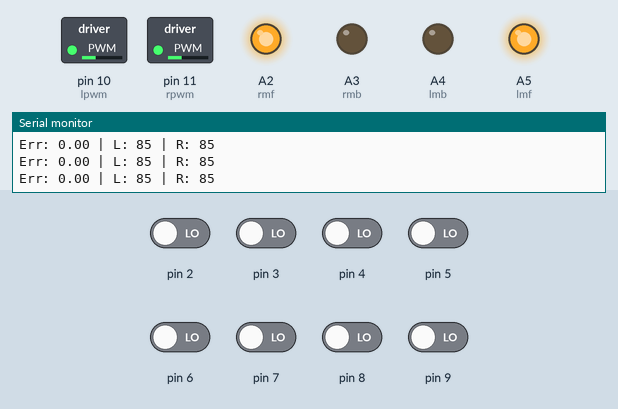
Simulated run of this sketch. Board: Arduino Uno, built with avr-gcc and run on an emulated ATmega328P. Parts: switched loads named in the sketch (green lamp = pin HIGH), output pins drawn as LEDs (lit = HIGH), the last lines printed to the serial monitor. The test bench sets the inputs (shaded band); at power-on: pin 2–9 LOW.

Above: at 1.2 s.
1.3 s: pin 2 driven HIGH
At 2.5 s:
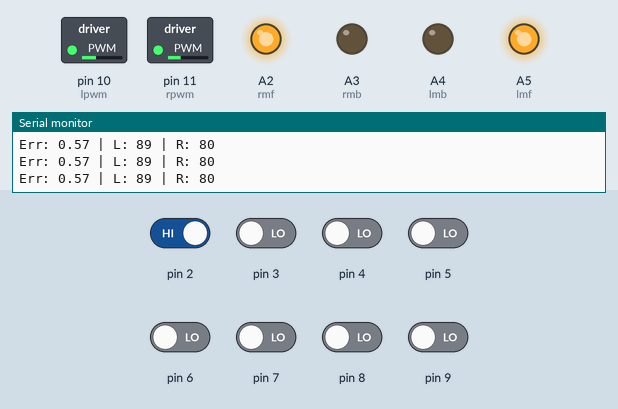
2.8 s: pin 8 driven HIGH
At 3.3 s:
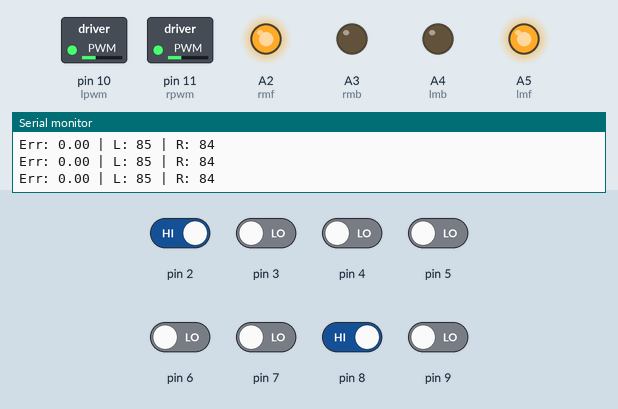
5.8 s: pin 9 driven HIGH
At 7.0 s:
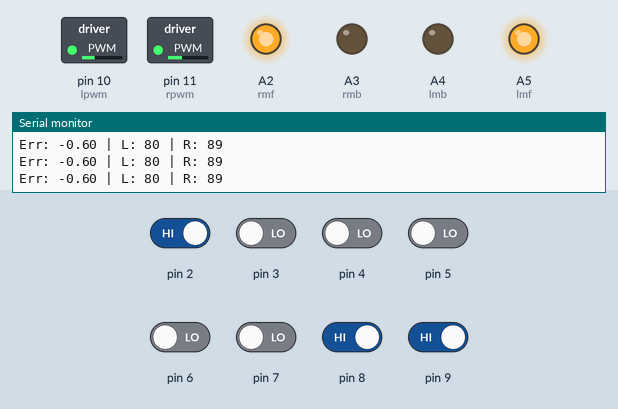
7.3 s: pin 3 driven HIGH
At 7.7 s:
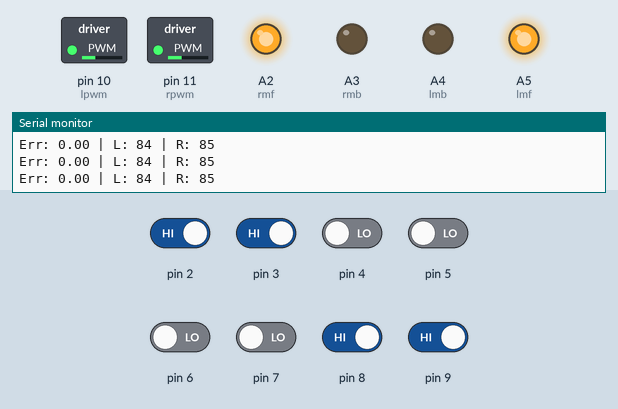
10.3 s: pin 4 driven HIGH
At 11.4 s:
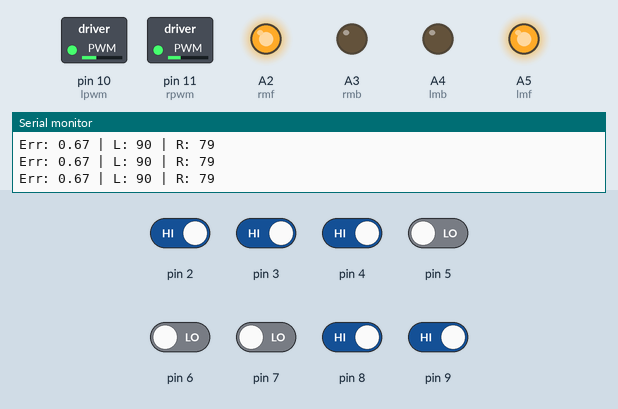
13.3 s: pin 7 driven HIGH
At 14.1 s:
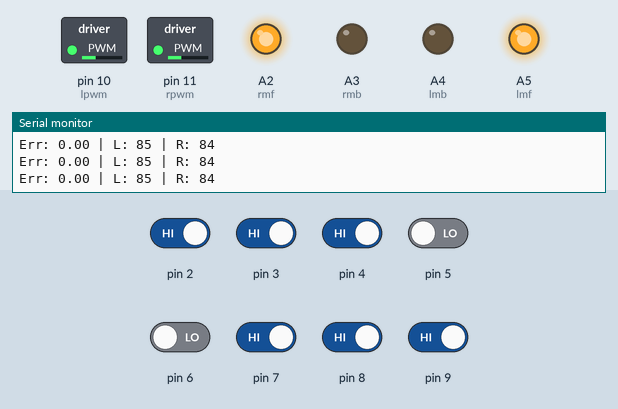
Timing chart, 0 to 16.3 s (numbered marks = the images above; inputs shaded):
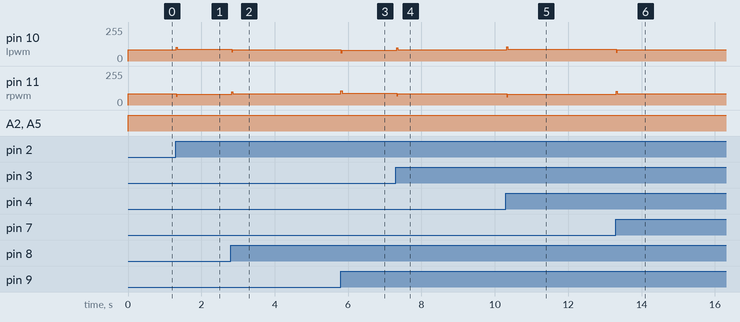

Measured:
- after the input at 1.3 s, pin 10 (lpwm): 85/255 → 89/255 at once; pin 11 (rpwm): 85/255 → 80/255 at once
- after the input at 2.8 s, pin 10 (lpwm): 89/255 → 85/255 at once; pin 11 (rpwm): 80/255 → 84/255 at once
- after the input at 5.8 s, pin 10 (lpwm): 85/255 → 80/255 at once; pin 11 (rpwm): 84/255 → 89/255 at once
- after the input at 7.3 s, pin 10 (lpwm): 80/255 → 84/255 at once; pin 11 (rpwm): 89/255 → 85/255 at once
- after the input at 10.3 s, pin 10 (lpwm): 84/255 → 90/255 at once; pin 11 (rpwm): 85/255 → 79/255 at once
- after the input at 13.3 s, pin 10 (lpwm): 90/255 → 85/255 at once; pin 11 (rpwm): 79/255 → 84/255 at once

The sketch:

line_follower_pid.ino
```cpp
const int lmf = A5;
const int lmb = A4;
const int rmb = A3;
const int rmf = A2;

#define lpwm 10
#define rpwm 11

// Speed
int baseSpeed = 85;
int maxSpeed = 200;
int minSpeed = 45;

// PID Constants
float Kp = 8.0;
float Ki = 0.0003;
float Kd = 28.0;

// PID Variables
float error = 0;
float lastError = 0;
float integral = 0;
float derivative = 0;
float correction = 0;

// Sensor weights
float sensorWeight[8] = {-4, -3, -2, -1, 1, 2, 3, 4};

// Gap handling
int lastDir = 1;
bool gapMode = false;
unsigned long gapStart = 0;
const int gapDelay = 110;


void setup()
{
  for(int i = 2; i <= 9; i++) pinMode(i, INPUT);

  pinMode(lmf, OUTPUT);
  pinMode(lmb, OUTPUT);
  pinMode(rmb, OUTPUT);
  pinMode(rmf, OUTPUT);
  pinMode(lpwm, OUTPUT);
  pinMode(rpwm, OUTPUT);

  Serial.begin(9600);
}

void loop()
{

  int s[8];
  for(int i = 0; i < 8; i++)
    s[i] = digitalRead(i + 2);

  int activeSensors = 0;
  float weightedSum = 0;

  for(int i = 0; i < 8; i++)
  {
    if(s[i] == 0)
    {   // black line
      weightedSum += sensorWeight[i];
      activeSensors++;
    }
  }

  // Lost Line Handling
  if(activeSensors == 0)
  {
    if(!gapMode)
    {
      gapMode = true;
      gapStart = millis();
    }

    if(millis() - gapStart < gapDelay)
    {
      driveMotors(baseSpeed, baseSpeed);
    }
    else
    {
      if(lastDir == -1)
        driveMotors(-minSpeed, minSpeed);
      else
        driveMotors(minSpeed, -minSpeed);
    }
    return;
  }

  gapMode = false;

  error = weightedSum / activeSensors;

  // Small deadzone to reduce micro oscillation
  if(abs(error) < 0.25) error = 0;

  if(error < -0.5) lastDir = -1;
  else if(error > 0.5) lastDir = 1;

  // ===== PID CONTROL =====
  integral += error;
  integral = constrain(integral, -30, 30);  // reduced windup

  derivative = error - lastError;

  correction = (Kp * error) + (Ki * integral) + (Kd * derivative);

  lastError = error;

  int dynamicSpeed;

  if(abs(error) < 0.8)
    dynamicSpeed = baseSpeed;          // straight
  else if(abs(error) < 2)
    dynamicSpeed = baseSpeed - 25;     // medium turn
  else
    dynamicSpeed = baseSpeed - 50;     // sharp turn

  dynamicSpeed = constrain(dynamicSpeed, minSpeed, baseSpeed);

  int leftSpeed  = dynamicSpeed + correction;
  int rightSpeed = dynamicSpeed - correction;

  //Prevent reverse during normal tracking
  leftSpeed  = constrain(leftSpeed,  minSpeed, maxSpeed);
  rightSpeed = constrain(rightSpeed, minSpeed, maxSpeed);

  driveMotors(leftSpeed, rightSpeed);

  // Debug
  Serial.print("Err: "); Serial.print(error);
  Serial.print(" | L: "); Serial.print(leftSpeed);
  Serial.print(" | R: "); Serial.println(rightSpeed);
}

void driveMotors(int leftSpeed, int rightSpeed)
{

  // LEFT MOTOR
  if(leftSpeed >= 0)
  {
    analogWrite(lpwm, leftSpeed);
    digitalWrite(lmf, HIGH);
    digitalWrite(lmb, LOW);
  }
  else
  {
    analogWrite(lpwm, -leftSpeed);
    digitalWrite(lmf, LOW);
    digitalWrite(lmb, HIGH);
  }

  // RIGHT MOTOR
  if(rightSpeed >= 0)
  {
    analogWrite(rpwm, rightSpeed);
    digitalWrite(rmf, HIGH);
    digitalWrite(rmb, LOW);
  }
  else
  {
    analogWrite(rpwm, -rightSpeed);
    digitalWrite(rmf, LOW);
    digitalWrite(rmb, HIGH);
  }
}


void Stop()
{
  analogWrite(lpwm, 0);
  analogWrite(rpwm, 0);
  digitalWrite(lmf, LOW);
  digitalWrite(lmb, LOW);
  digitalWrite(rmf, LOW);
  digitalWrite(rmb, LOW);
}
```
